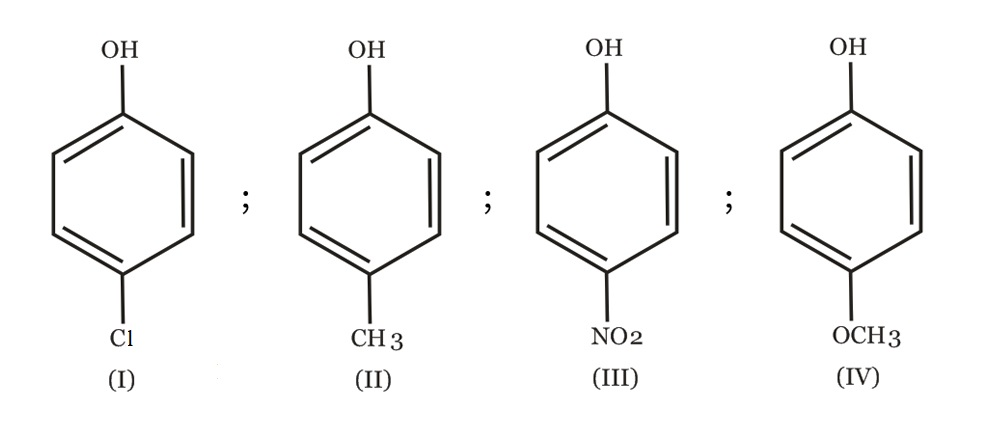
#> input picture scratch/images/07apr/p9_img1.jpeg, 990 x 424 px
$ python -i repair_jee_main_26_21jan_s1_reported_images.py   (imports and definitions only)
#> lines starting #> are read from the running program, lines starting #| are printed output that depends on the picture; after the words box and inside, x2 and y2 are one past the last pixel; in counts of white or black regions, pixels touching at a corner belong together
#> further down, picture is the input picture: PIL image 990x424 RGB; mean R, G, B 247.5, 247.4, 247.3
from pathlib import Path

from PIL import Image, ImageChops


ROOT = Path("tmp/jee-main-2026-jan/JEE-MAIN-26-21JAN-S1/crops")
OUT = Path("tmp/jee-main-2026-january-clean/JEE-MAIN-26-21JAN-S1/final-diagrams")
# [1 line not run here, left out]

# Crop only the information that cannot be represented cleanly as text/LaTeX.
BOXES = {
    38: (115, 35, 690, 190),      # logic circuit
    39: (45, 150, 650, 375),      # suspended rod
    43: (50, 190, 520, 395),      # moving conductor circuit
    44: (145, 1535, 660, 1740),   # venturimeter diagram
    46: (15, 235, 300, 490),      # connected rods
    47: (10, 145, 350, 500),      # resistor bridge circuit
    55: (0, 75, 540, 570),        # four resonance structures
    57: (0, 45, 690, 710),        # reaction and four structures
    60: (0, 0, 475, 1380),        # four graph choices
    61: (0, 430, 455, 690),       # Gibbs-energy graph
    70: (25, 190, 735, 815),      # four structural answer choices
    74: (25, 35, 735, 190),       # reaction sequence
}


def trim_white(image: Image.Image, pad: int = 10) -> Image.Image:
#> called with pad = 10
    rgb = image.convert("RGB")
    background = Image.new("RGB", rgb.size, "white")
#> background: PIL image 990x424 RGB; every value is 255
    diff = ImageChops.difference(rgb, background).convert("L")
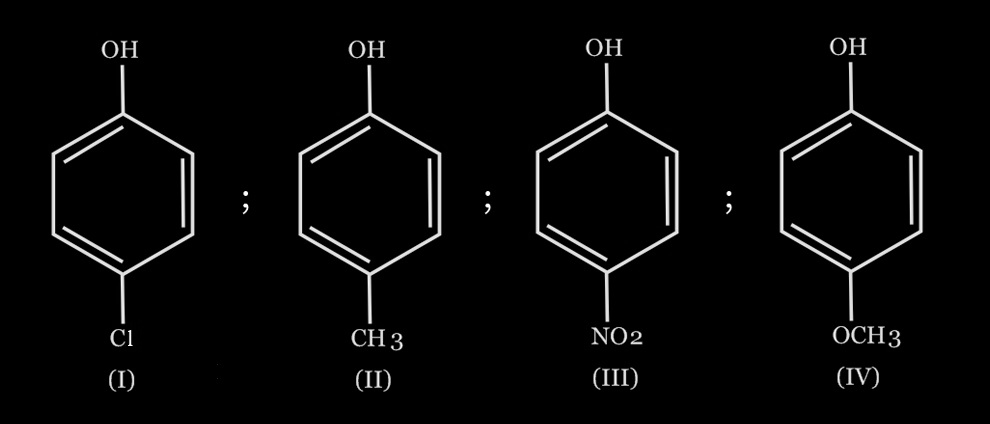
#> diff: PIL image 990x424 L; min 0, max 255, mean 7.6
    # Ignore faint scan noise and retain meaningful ink.
    mask = diff.point(lambda p: 255 if p > 18 else 0)
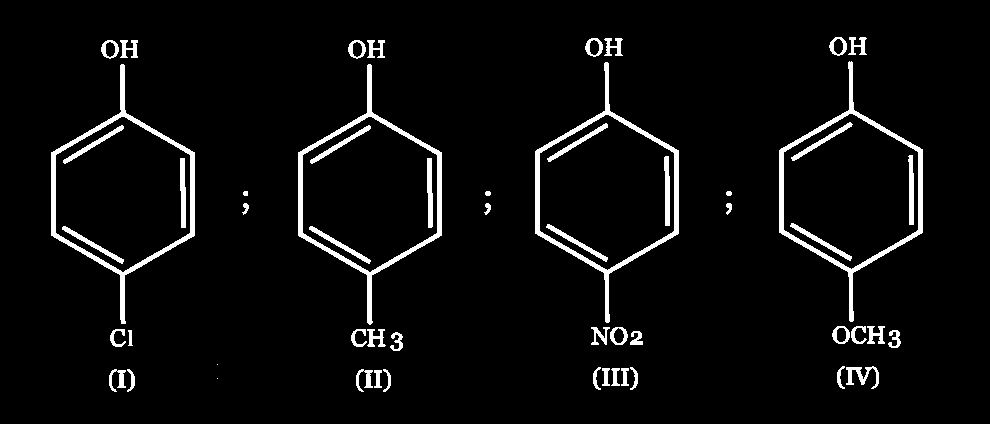
#> mask: PIL image 990x424 L; 4.7% white; 56 white regions (2 under 20 px), largest, box (x1, y1, x2, y2) and area: (51, 64, 195, 324) 2772, (298, 64, 442, 325) 2772, (779, 61, 923, 322) 2710
    bbox = mask.getbbox()
#> bbox = (51, 37, 923, 392)
    if not bbox:
        return rgb
    left, top, right, bottom = bbox
#> left = 51; top = 37; right = 923; bottom = 392
    return rgb.crop((max(0, left - pad), max(0, top - pad), min(rgb.width, right + pad), min(rgb.height, bottom + pad)))
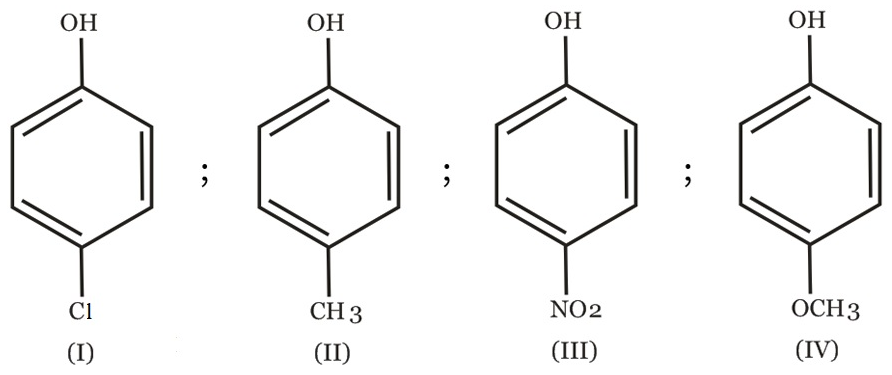
#> returned value: PIL image 892x375 RGB; mean R, G, B 245.6, 245.5, 245.3


# [5 lines not run here, left out]

>>> from PIL import Image
>>> picture = Image.open('../../scratch/images/07apr/p9_img1.jpeg')
>>> result = trim_white(picture)

$ run again, on scratch/images/07apr/p11_img2.png
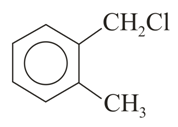
#> input picture scratch/images/07apr/p11_img2.png, 178 x 127 px
#> picture is the input picture: PIL image 178x127 RGB; mean R, G, B 244.7, 244.6, 244.4
#> background: PIL image 178x127 RGB; every value is 255
#> in trim_white, `mask = diff.point(lambda p: 255 if p > 18 else 0)`:
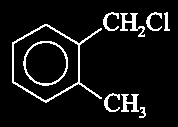
#> mask: PIL image 178x127 L; 7.8% white in thin lines or dots, all inside (x1, y1, x2, y2) = (12, 12, 170, 118)
#> bbox = (12, 12, 170, 118)
#> left = 12; right = 170; bottom = 118
#> in trim_white, `return rgb.crop((max(0, left - pad), max(0, top - pad), min(rgb.width,..`:
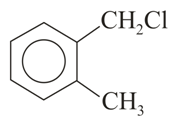
#> returned value: PIL image 176x125 RGB; mean R, G, B 244.4, 244.3, 244.1

$ run again, on scratch/images/07apr/p11_img5.png
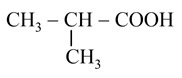
#> input picture scratch/images/07apr/p11_img5.png, 182 x 78 px
#> picture is the input picture: PIL image 182x78 RGB; min 0, max 255, mean 243.4
#> background: PIL image 182x78 RGB; every value is 255
#> in trim_white, `mask = diff.point(lambda p: 255 if p > 18 else 0)`:
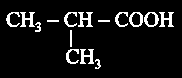
#> mask: PIL image 182x78 L; 8% white in thin lines or dots, all inside (x1, y1, x2, y2) = (6, 12, 174, 69)
#> bbox = (6, 12, 174, 69)
#> left = 6; top = 12; right = 174; bottom = 69
#> in trim_white, `return rgb.crop((max(0, left - pad), max(0, top - pad), min(rgb.width,..`:
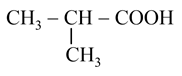
#> returned value: PIL image 182x76 RGB; min 0, max 255, mean 243.1

$ run again, on scratch/images/07apr/p2_img5.png
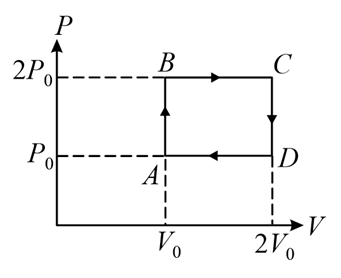
#> input picture scratch/images/07apr/p2_img5.png, 341 x 278 px
#> picture is the input picture: PIL image 341x278 RGB; min 0, max 255, mean 245.8
#> background: PIL image 341x278 RGB; every value is 255
#> in trim_white, `mask = diff.point(lambda p: 255 if p > 18 else 0)`:
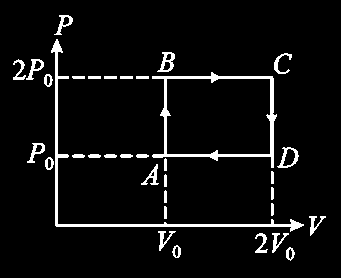
#> mask: PIL image 341x278 L; 5.7% white; 35 white regions, largest, box (x1, y1, x2, y2) and area: (51, 39, 304, 232) 1503, (152, 72, 277, 168) 1431, (157, 52, 175, 72) 167
#> bbox = (13, 15, 326, 261)
#> left = 13; top = 15; right = 326; bottom = 261
#> in trim_white, `return rgb.crop((max(0, left - pad), max(0, top - pad), min(rgb.width,..`:
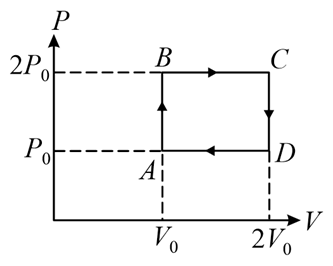
#> returned value: PIL image 333x266 RGB; min 0, max 255, mean 245.2
